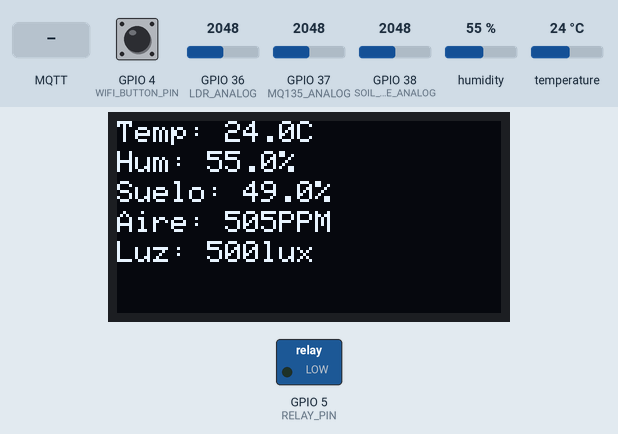
This sketch was run on a simulated ESP32. Parts: 128×64 one-colour display, switched loads named in the sketch (green lamp = pin HIGH). The test bench sets the inputs (shaded band); at power-on: temperature 24 °C, GPIO 38 (SOIL_MOISTURE_ANALOG) = 2048, GPIO 36 (LDR_ANALOG) = 2048, GPIO 4 (WIFI_BUTTON_PIN) HIGH, GPIO 37 (MQ135_ANALOG) = 2048, humidity 55 %. WiFi joins after 1.5 s; servers stay silent unless stated; random numbers use the default seed unless the sketch sets one; no MQTT or app messages arrive unless stated; what the sketch prints to the serial monitor is not drawn.

Above: at 10.6 s.
10.7 s: temperature set to 4 °C
At 20.8 s:
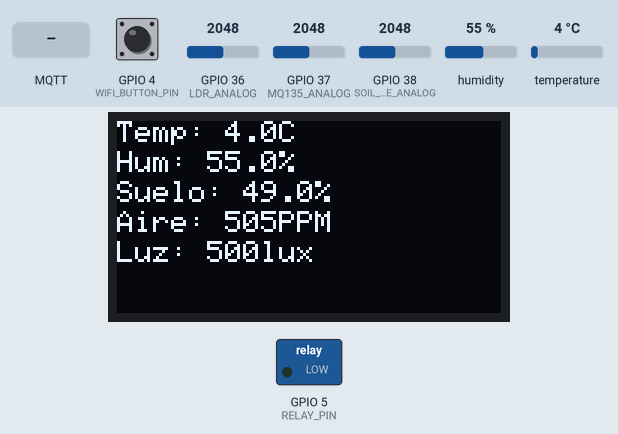
21.5 s: MQTT message "STOP_SENSOR" arrives on the first subscribed topic
At 22.7 s:
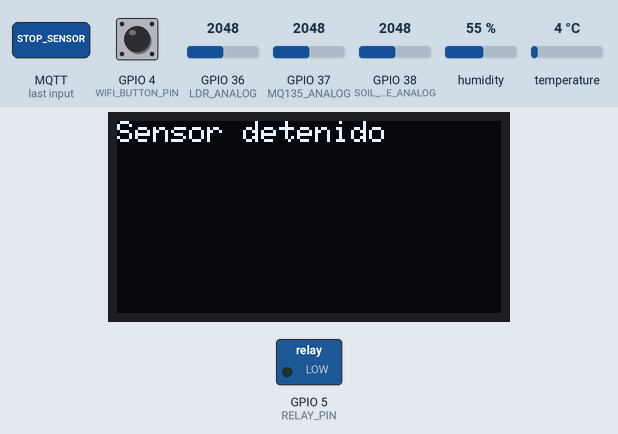
23.0 s: MQTT message "START_SENSOR" arrives on the first subscribed topic
At 30.8 s:
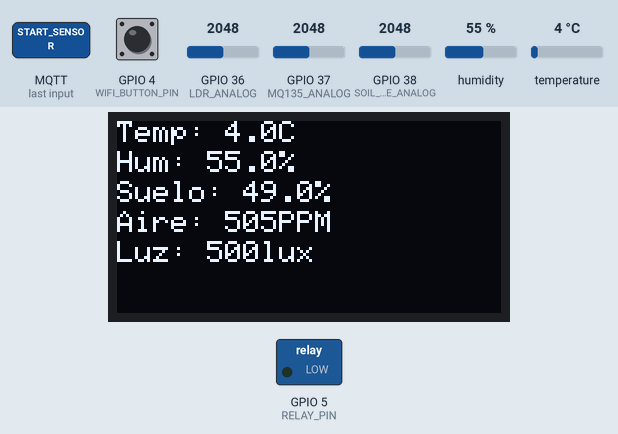
31.5 s: GPIO 38 (SOIL_MOISTURE_ANALOG) set to 2162
41.5 s: GPIO 36 (LDR_ANALOG) set to 444
At 50.8 s:
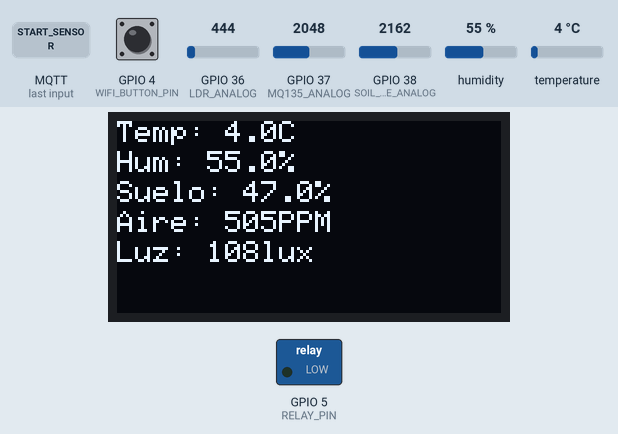
51.5 s: GPIO 36 (LDR_ANALOG) set to 387
At 60.8 s:
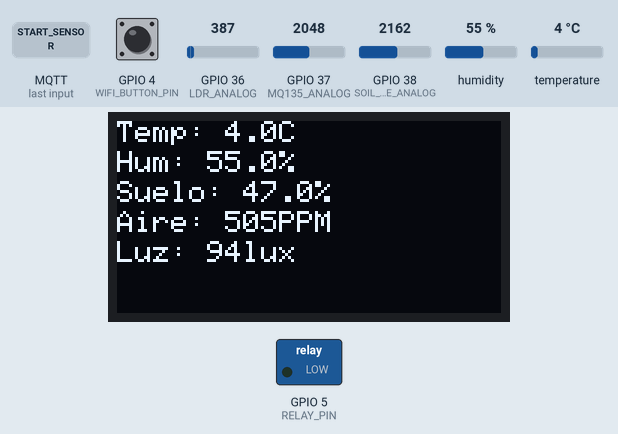
Timing chart, 0 to 62.3 s (numbered marks = the images above; inputs shaded):
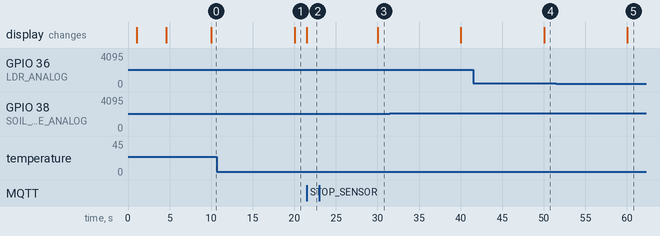

Measured:
- after the input at 10.7 s, the display: changes after 9.3 s (image 1)
- after the input at 21.5 s, the display: changes at once (image 2)
- after the input at 23.0 s, the display: changes after 7.0 s (image 3)
- after the input at 41.5 s, the display: changes after 8.5 s (image 4)
- after the input at 51.5 s, the display: changes after 8.5 s (image 5)

The sketch:

MQTT_CODE.ino
```cpp
//Codigo arduino para protocolo MQTT


#include <WiFi.h>
#include <WiFiClientSecure.h>
#include <PubSubClient.h>
#include <WiFiManager.h>
#include <DHT.h>
#include <Adafruit_GFX.h>
#include <Adafruit_SSD1306.h>
#include <Wire.h>

// Configuración de sensores
#define USE_DHT22 true
#define USE_SOIL_MOISTURE true
#define USE_MQ135 true
#define USE_LDR true

// Configuración de la pantalla OLED
#define SCREEN_WIDTH 128
#define SCREEN_HEIGHT 64
#define OLED_RESET -1
#define OLED_ADDRESS 0x3C // Prueba 0x3D si no funciona
Adafruit_SSD1306 display(SCREEN_WIDTH, SCREEN_HEIGHT, &Wire, OLED_RESET);
bool oledActive = false;

// Sensor DHT22
#define DHTPIN 2
#define DHTTYPE DHT22
DHT dht(DHTPIN, DHTTYPE);

// Sensor de humedad de suelo
#define SOIL_MOISTURE_ANALOG A2

// Sensor MQ-135
#define MQ135_ANALOG A1

// Sensor LDR
#define LDR_ANALOG A0

// Botón WiFi
#define WIFI_BUTTON_PIN 4 // GPIO 4 (D4)

// Pin para el relé
#define RELAY_PIN 5 // GPIO 5 (D5)

// Configuración MQTT
const char* mqtt_server = "92ae5e18dc884fefa81c4f3580a7485b.s1.eu.hivemq.cloud";
const int mqtt_port = 8883;
const char* mqtt_user = "agrosoft";
const char* mqtt_password = "Agrosoft2025!";
const char* mqtt_topic_temp = "sensor/dht22/temperature";
const char* mqtt_topic_hum = "sensor/dht22/humidity";
const char* mqtt_topic_soil = "sensor/soil/moisture";
const char* mqtt_topic_air = "sensor/mq135/air_quality";
const char* mqtt_topic_light = "sensor/ldr/light";
const char* mqtt_topic_control = "sensor/control/command";
const char* deviceCode = "ESP32_001";

WiFiClientSecure espClient;
PubSubClient client(espClient);
WiFiManager wifiManager;
bool sensorActive = true;
bool wifiActive = true;
unsigned long previousMillis = 0;
const long interval = 10000; // Intervalo de 10 segundos
unsigned long lastButtonCheck = 0;
const long debounceDelay = 200; // Retardo anti-rebote en ms

void callback(char* topic, byte* payload, unsigned int length) {
  String message;
  for (unsigned int i = 0; i < length; i++) {
    message += (char)payload[i];
  }
  Serial.printf("Mensaje recibido en [%s]: %s\n", topic, message.c_str());

  if (String(topic) == mqtt_topic_control) {
    if (message == "STOP_SENSOR") {
      sensorActive = false;
      Serial.println("Sensor detenido");
      if (oledActive) {
        display.clearDisplay();
        display.setCursor(0, 0);
        display.println("Sensor detenido");
        display.display();
      }
    } else if (message == "START_SENSOR") {
      sensorActive = true;
      Serial.println("Sensor iniciado");
    } else if (message == "RESTART_WIFI") {
      Serial.println("Reiniciando WiFi...");
      wifiManager.resetSettings();
      ESP.restart();
    }
  }
}

void connectToMQTT() {
  if (wifiActive) {
    int retryCount = 0;
    const int maxRetries = 5;
    while (!client.connected() && retryCount < maxRetries) {
      Serial.println("Conectando a MQTT...");
      String clientId = "ESP32Client-" + String(random(0xffff), HEX);
      if (client.connect(clientId.c_str(), mqtt_user, mqtt_password)) {
        Serial.println("Conectado a MQTT");
        client.subscribe(mqtt_topic_control);
      } else {
        Serial.print("Error al conectar MQTT: ");
        Serial.println(client.state());
        delay(3000);
        retryCount++;
      }
    }
    if (!client.connected()) {
      Serial.println("No se pudo conectar a MQTT. Continuando...");
    }
  }
}

bool initializeOLED() {
  Wire.begin();
  if (!display.begin(SSD1306_SWITCHCAPVCC, OLED_ADDRESS)) {
    Serial.println("Error al iniciar OLED");
    return false;
  }
  display.clearDisplay();
  display.setTextSize(1);
  display.setTextColor(SSD1306_WHITE);
  display.setCursor(0, 0);
  display.println("Iniciando...");
  display.display();
  delay(2000);
  return true;
}

void setup() {
  Serial.begin(115200);
  delay(1000);

  // Configurar botón WiFi
  pinMode(WIFI_BUTTON_PIN, INPUT_PULLUP);

  // Configurar pin del relé
  pinMode(RELAY_PIN, OUTPUT);
  digitalWrite(RELAY_PIN, LOW); // Relé apagado por defecto

  // Inicializar sensores
  if (USE_DHT22) {
    dht.begin();
    pinMode(DHTPIN, INPUT);
  }
  if (USE_SOIL_MOISTURE) {
    pinMode(SOIL_MOISTURE_ANALOG, INPUT);
  }
  if (USE_MQ135) {
    pinMode(MQ135_ANALOG, INPUT);
  }
  if (USE_LDR) {
    pinMode(LDR_ANALOG, INPUT);
  }

  // Inicializar pantalla OLED
  oledActive = initializeOLED();
  if (!oledActive) {
    Serial.println("OLED no disponible. Continuando sin pantalla...");
  }

  // Configuración WiFi con WiFiManager
  espClient.setInsecure();
  client.setServer(mqtt_server, mqtt_port);
  client.setCallback(callback);

  wifiManager.setTimeout(180);
  if (!wifiManager.autoConnect("ESP32-ConfigAP", "Sena_2025")) {
    Serial.println("No se pudo conectar a WiFi. Reiniciando...");
    delay(3000);
    ESP.restart();
  }

  Serial.println("WiFi conectado. IP: " + WiFi.localIP().toString());
  if (oledActive) {
    display.clearDisplay();
    display.setCursor(0, 0);
    display.println("WiFi Conectado");
    display.println(WiFi.localIP().toString());
    display.display();
    delay(2000);
  }

  connectToMQTT();
}

void loop() {
  // Control del botón WiFi
  unsigned long currentMillis = millis();
  if (currentMillis - lastButtonCheck >= debounceDelay) {
    if (digitalRead(WIFI_BUTTON_PIN) == LOW) {
      Serial.println("Reiniciando configuración WiFi...");
      wifiManager.resetSettings();
      ESP.restart();
      lastButtonCheck = currentMillis;
    }
  }

  if (wifiActive && !client.connected()) {
    connectToMQTT();
  }
  client.loop();

  if (sensorActive && wifiActive) {
    if (currentMillis - previousMillis >= interval) {
      previousMillis = currentMillis;
      bool validData = false;
      float temperature = 0.0, humidity = 0.0, soilMoisturePercent = 0.0, airQualityPPM = 0.0, lightLux = 0.0;

      // Leer DHT22
      if (USE_DHT22) {
        temperature = dht.readTemperature();
        humidity = dht.readHumidity();
        if (!isnan(temperature) && !isnan(humidity)) {
          char tempStr[16], humStr[16], tempPayload[32], humPayload[32];
          dtostrf(temperature, 6, 2, tempStr);
          dtostrf(humidity, 6, 2, humStr);
          snprintf(tempPayload, sizeof(tempPayload), "%s:%s", deviceCode, tempStr);
          snprintf(humPayload, sizeof(humPayload), "%s:%s", deviceCode, humStr);
          client.publish(mqtt_topic_temp, tempPayload);
          client.publish(mqtt_topic_hum, humPayload);
          Serial.printf("Temp: %s °C  Hum: %s %%\n", tempStr, humStr);
          validData = true;
        } else {
          Serial.println("Error al leer DHT22");
        }
      }

      // Leer sensor de humedad de suelo
      if (USE_SOIL_MOISTURE) {
        int soilMoistureValue = analogRead(SOIL_MOISTURE_ANALOG);
        soilMoisturePercent = map(soilMoistureValue, 4095, 0, 0, 100); // Inverso: seco=0%, húmedo=100%
        if (soilMoisturePercent >= 0 && soilMoisturePercent <= 100) {
          char soilStr[16], soilPayload[32];
          dtostrf(soilMoisturePercent, 6, 2, soilStr);
          snprintf(soilPayload, sizeof(soilPayload), "%s:%s", deviceCode, soilStr);
          client.publish(mqtt_topic_soil, soilPayload);
          Serial.printf("Humedad del suelo: %s%%\n", soilStr);
          validData = true;

          // Lógica del relé (adaptada del código de tu amigo)
          static bool pumpState = false;
          if (soilMoisturePercent < 30 && !pumpState) {
            digitalWrite(RELAY_PIN, LOW); // Activar relé (lógica inversa)
            pumpState = true;
            Serial.println("💧 Humedad del suelo < 30% (" + String(soilMoisturePercent) + "%), bomba ACTIVADA");
          } else if (soilMoisturePercent > 60 && pumpState) {
            digitalWrite(RELAY_PIN, HIGH); // Desactivar relé (lógicaW% (" + String(soilMoisturePercent) + "%), bomba DESACTIVADA");
          }
        } else {
          Serial.println("Error al leer el sensor de humedad de suelo");
        }
      }

      // Leer sensor MQ-135
      if (USE_MQ135) {
        int airQuality = analogRead(MQ135_ANALOG);
        airQualityPPM = map(airQuality, 0, 4095, 10, 1000);
        if (airQualityPPM >= 10 && airQualityPPM <= 1000) {
          char airStr[16], airPayload[32];
          dtostrf(airQualityPPM, 6, 2, airStr);
          snprintf(airPayload, sizeof(airPayload), "%s:%s", deviceCode, airStr);
          client.publish(mqtt_topic_air, airPayload);
          Serial.printf("Calidad del aire: %s PPM\n", airStr);
          validData = true;
        }
      }

      // Leer sensor LDR
      if (USE_LDR) {
        int ldrValue = analogRead(LDR_ANALOG);
        lightLux = map(ldrValue, 0, 4095, 0, 1000);
        if (lightLux >= 0 && lightLux <= 1000) {
          char lightStr[16], lightPayload[32];
          dtostrf(lightLux, 6, 2, lightStr);
          snprintf(lightPayload, sizeof(lightPayload), "%s:%s", deviceCode, lightStr);
          client.publish(mqtt_topic_light, lightPayload);
          Serial.printf("Luminosidad: %s lux\n", lightStr);
          validData = true;
        }
      }

      // Mostrar en pantalla OLED
      if (validData && oledActive) {
        display.clearDisplay();
        display.setCursor(0, 0);
        int line = 0;
        if (USE_DHT22 && !isnan(temperature)) {
          display.printf("Temp: %.1fC", temperature);
          line += 10;
          display.setCursor(0, line);
          display.printf("Hum: %.1f%%", humidity);
          line += 10;
        }
        if (USE_SOIL_MOISTURE && soilMoisturePercent >= 0) {
          display.setCursor(0, line);
          display.printf("Suelo: %.1f%%", soilMoisturePercent);
          line += 10;
        }
        if (USE_MQ135 && airQualityPPM >= 10) {
          display.setCursor(0, line);
          display.printf("Aire: %.0fPPM", airQualityPPM);
          line += 10;
        }
        if (USE_LDR && lightLux >= 0) {
          display.setCursor(0, line);
          display.printf("Luz: %.0flux", lightLux);
          line += 10;
        }
        display.display();
      }
    }
  }
}
```
